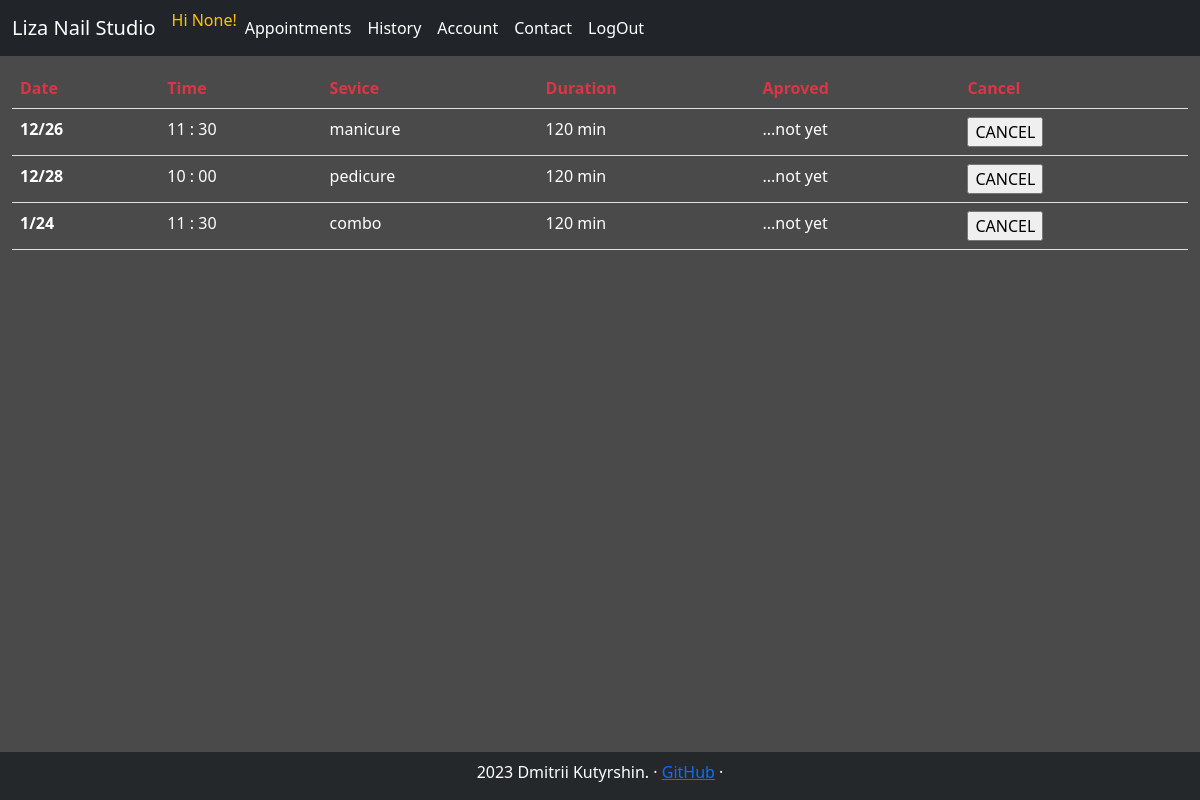
The app's page /appointments/ (signed in) with its own data.
### tables this page shows
CREATE TABLE calendar(slot_id INTEGER PRIMARY KEY, year INT, month INT, weekday INT, day INT, hour INT, minute INT, is_open INT);

### studio_app/webapp.py (the view, shortened to what this page needs)
@app.route("/appointments/", methods=["GET", "POST"])
@login_required
def appointments():
    today = datetime.datetime.now()
    try:
        con = sqlite3.connect("./db.db")
        cur = con.cursor()
        user_appoint_db = cur.execute("SELECT id, manicure, pedicure, message, slot_id, is_seen, is_aproved, is_canceled, amount_time_min FROM appointments WHERE user_id=? AND slot_id IN (SELECT slot_id FROM calendar WHERE (year=? AND month=? AND day>=?) OR (year=? AND month>?) or (year>?));", (session.get("user_id"), today.year, today.month, today.day, today.year, today.month, today.year)).fetchall()
        user_appoint = []
        for appointment in user_appoint_db:
            if appointment[7] == 0:
                slot_db = list(cur.execute("SELECT year, month, day, hour, minute FROM calendar WHERE slot_id=?", (appointment[4],)).fetchone())
                appointment_as_list = []
                for el in appointment:
                    el = '-' if el == None else el
                    appointment_as_list.append(el)
                appointment_as_list = appointment_as_list + slot_db
                temp = []
                print(appointment)
                temp.append(appointment_as_list[0])
                temp.append(get_service_name(appointment_as_list[1], appointment_as_list[2]))
                temp = temp + appointment_as_list[4:14]
                temp.append(appointment_as_list[3])
                print(temp)
                user_appoint.append(temp)
        user_appoint_sorted = sorted(user_appoint, key = lambda x: (x[7], x[8], x[9], x[10], x[11]))
    except Exception as er:
        con.close()
        print("##/appointments/ --db connection")
        print(er)
        return  render_template("apology.html", error_message="Something went wrong")
    return render_template("appointments.html", user_appoint=user_appoint_sorted)

### studio_app/helpers.py (called while the page is built)
def get_service_name(is_manicure, is_pedicure):
    servise_name = ""
    if is_manicure == 1 and is_pedicure == 1:
        servise_name = "combo"
    elif is_manicure == 1 and not is_pedicure == 1:
        servise_name = "manicure"
    else:
        servise_name = "pedicure"
    return servise_name

def login_required(f):
    @wraps(f)
    def decorated_function(*args, **kwargs):
        if session.get("user_id") is None:
            return redirect("/signin")
        return f(*args, **kwargs)
    return decorated_function

### studio_app/webapp.py (called while the page is built)
@app.context_processor
def inject_navbar_items():
    return dict(navbar_menu=navbar_items)

@app.context_processor
def inject_navbar_items_not_loged_in():
    return dict(navbar_menu_not_loged_in=navbar_items_not_loged_in)

@app.context_processor
def inject_navbar_items_admin():
    return dict(navbar_items_admin=navbar_items_admin)

### studio_app/templates/appointments.html (shortened to what this page needs)
{% extends "layout.html" %}
{% block content %}
<table class="table">
    <thead>
      <tr class="text-danger">
        <th scope="col">Date</th>
        <th scope="col">Time</th>
        <th scope="col">Sevice</th>
        <th scope="col">Duration</th>
        <th scope="col">Aproved</th>
        <th scope="col">Cancel</th>
      </tr>
    </thead>
    <tbody class="text-white">
        {% for appointment in user_appoint %}
        <tr class="my-table-hover">
            <th scope="row">{{appointment[8]}}/{{appointment[9]}}</th>
            <td>{{appointment[10]}} :
                {% if appointment[11] == 0 %}
                00
                {% else %}
                {{appointment[11]}}
                {% endif %}
            </td>
            <td>{{appointment[1]}}</td>
            <td>{{appointment[6]}} min</td>
            <td>
                {% if appointment[4] == 0 %}
                    ...not yet
                {% else %}
                    Aproved
                {% endif %}
            </td>
            <td>
                <form action="/appointments/" method="post">
                    <input type="submit" value="CANCEL">
                </form>
            </td>
          </tr>
        {% endfor %}
    </tbody>
  </table>
{% endblock %}

### studio_app/templates/layout.html (shortened to what this page needs)
<!doctype html>
<html lang="en">
  <head>
<link href="{{ url_for('static', filename='/css/bootstrap.min.css') }}" rel="stylesheet">
<link href="{{ url_for('static', filename='/css/style.css') }}" rel="stylesheet">
  </head>
  <body>
        <header>
          <nav class="navbar navbar-expand-md navbar-dark fixed--top bg-dark">
            <div class="container-fluid">
            <a class="navbar-brand" href="/">Liza Nail Studio</a>
            <div class="collapse navbar-collapse" id="navbarCollapse">
                <ul class="navbar-nav me-auto mb-2 mb-md-0">
                  {% include 'header_navbar.html' %}
                </ul>
            </div>
            </div>
        </nav>
        </header>
        <main>
            {% block content %}
            {% endblock %}
        </main>
        <footer class="footer">
          <p> 2023 Dmitrii Kutyrshin. &middot; <a href="https://github.com/cootook">GitHub</a> &middot; </p>
        </footer>
        <script src="https://cdn.jsdelivr.net/npm/bootstrap@4.0.0/dist/js/bootstrap.min.js"></script>  </body>
</html>

### studio_app/templates/header_navbar.html (shortened to what this page needs)
{% if session.get("user_id") %}
    {% if session.get("name") %}
        <span class="font-weight-light text-warning">Hi {{session.get("name")}}!</span>
    {% else %}
        <span class="font-weight-light text-warning">Hi {{session.get("instagram")}}!</span>
    {% endif %}
        {% if session.get("is_admin")==1 %}
            {% for navbar_item in navbar_items_admin %}
            <li class="nav-item">
                <a class="nav-link active" aria-current="page" href="/{{ navbar_item.lower() }}/">{{ navbar_item }}</a>
            </li>
            {% endfor %}
        {% else %}
            {% for navbar_item in navbar_menu %}
            <li class="nav-item">
                <a class="nav-link active" aria-current="page" href="/{{ navbar_item.lower() }}/">{{ navbar_item }}</a>
            </li>
            {% endfor %}
        {% endif %}
{% else %}
    {% for navbar_item in navbar_menu_not_loged_in %}
        <li class="nav-item">
            <a class="nav-link active" aria-current="page" href="/{{ navbar_item.lower() }}/">{{ navbar_item }}</a>
        </li>
    {% endfor %}
{% endif %}

### studio_app/static/css/style.css (style rules this page uses)
body { font-weight: 100; color: rgba(255, 255, 255, 1); background: #4A4A4A; }
.table { width: 98%; margin: 1%; }
.footer { position: fixed; background-color: rgba(33,37,41, 0.9); bottom: 0; width: 100%; text-align: center; padding-top: .5em; }

### studio_app/templates/header_navbar.html (style rules this page uses)
.nav-link { transition: font-weight .3s; }

### records on screen
calendar: month "12", day "26", hour "11", minute "30", appointment "manicure", appointment "120"
calendar: month "12", day "28", hour "10", shows "00", appointment "pedicure", appointment "120"
calendar: month "1", day "24", hour "11", minute "30", appointment "combo", appointment "120"

### other values on screen
{{ session.get("instagram") }} "None"
{{ navbar_item }} "Appointments" "History" "Account" "Contact" "LogOut"
